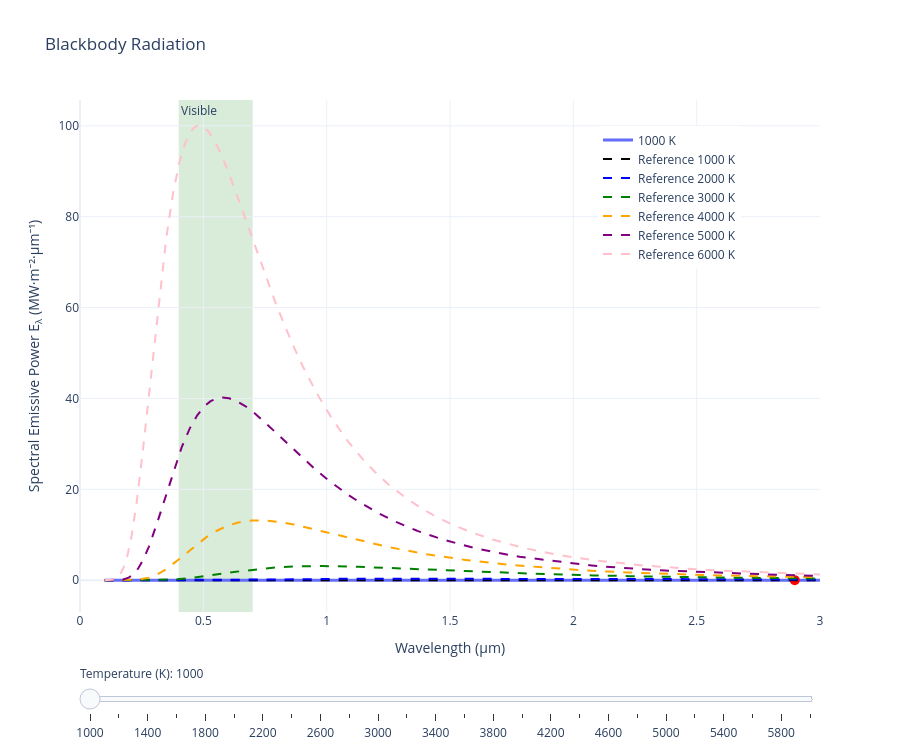

Here is the notebook cell this chart was saved with:
### Code cell
import numpy as np
import plotly.graph_objects as go

#####################################
#Physics class about BlackBodies#
#####################################

class BlackBody:

    h = 6.62607015e-34 #plancks constant
    c = 2.99792458e8 #speed of light
    k = 1.380649e-23 #Boltzmann constant
    sigma = 5.670374419e-8

    def __init__(self, temperature):
        self.temperature = temperature

    def planck(self, wavelength):

        T = self.temperature

        exponent = (
            self.h * self.c /
            (wavelength * self.k * T)
        )

        numerator = (
            2 * np.pi * self.h * self.c**2
        )

        denominator = (
            wavelength**5 *
            (np.exp(exponent) - 1)
        )

        return numerator / denominator * 1e-12

    def wien_peak(self):

        b = 2.897771955e-3

        return b / self.temperature

    def stefan_boltzmann(self):

        return self.sigma * self.temperature**4
###########################################################################
#Setting the ranges so all can be precomputed for static html environments#
###########################################################################
temperatures = np.arange(
    1000,
    6001,
    200
)

wavelength_um = np.linspace(
    0.1,
    3,
    3000
)

wavelength_m = wavelength_um * 1e-6

fig = go.Figure()

#####################################
#Setting tracers on graphs#
#####################################
for i, T in enumerate(temperatures):

    bb = BlackBody(T)

    E = bb.planck(wavelength_m)

    peak = bb.wien_peak() * 1e6

    visible = (i == 0)

    fig.add_trace(
        go.Scatter(
            x=wavelength_um,
            y=E,
            mode="lines",
            line=dict(width=3),
            name=f"{T} K",
            visible=visible,
            hovertemplate=
            "λ=%{x:.2f} μm<br>"
            "E=%{y:.3e}<extra></extra>"
        )
    )

    peak_index = np.argmax(E)

    fig.add_trace(
        go.Scatter(
            x=[wavelength_um[peak_index]],
            y=[E[peak_index]],
            mode="markers",
            marker=dict(
                color="red",
                size=10
            ),
            showlegend=False,
            visible=visible,
            hovertemplate=
            "Wien Peak<br>"
            "λ=%{x:.2f} μm<extra></extra>"
        )
    )

#####################################
#Set and plot reference temperatures#
#####################################
reference_temperatures = [
    1000,
    2000,
    3000,
    4000,
    5000,
    6000
]


colors = [
    "black",
    "blue",
    "green",
    "orange",
    "purple",
    "pink"
]

for T_ref, color in zip(reference_temperatures, colors):

    bb_ref = BlackBody(T_ref)

    E_ref = bb_ref.planck(wavelength_m)

    fig.add_trace(
        go.Scatter(
            x=wavelength_um,
            y=E_ref,
            mode="lines",
            line=dict(
                dash="dash",
                width=2,
                color=color
            ),
            name=f"Reference {T_ref} K",
            visible=True,
            hovertemplate=
            "Reference Curve<br>"
            f"T={T_ref} K<br>"
            "λ=%{x:.2f} μm<br>"
            "E=%{y:.3e}<extra></extra>"
        )
    )    

#####################################
#Indicating visual light wavelengths#
#####################################
fig.add_vrect(
   x0=0.4,
   x1=0.7,
   fillcolor="green",
   opacity=0.15,
   layer="below",
   line_width=0,
   annotation_text="Visible",
   annotation_position="top left"
)  

#####################################
#Main curves#
#####################################

steps = []

N = len(temperatures)

for i, T in enumerate(temperatures):

    visible = []

    # Main curves + Wien markers
    for j in range(N):

        visible.append(j == i)  # curve
        visible.append(j == i)  # marker

    # Leave reference curves untouched
    visible += [None] * len(reference_temperatures)

    step = dict(
        method="restyle",
        args=[
            {"visible": visible}
        ],
        label=str(T)
    )
#####################################
#Slider#
#####################################
    steps.append(step)
fig.update_layout(

    title="Blackbody Radiation",

    sliders=[
        dict(
            active=0,
            currentvalue={
                "prefix":
                "Temperature (K): "
            },
            pad={"t": 50},
            steps=steps
        )
    ],
    xaxis=dict(
        range=[0, 3]
    ),
    xaxis_title="Wavelength (μm)",

    yaxis_title=
    "Spectral Emissive Power E<sub>λ</sub> (MW·m⁻²·μm⁻¹)",

    template="plotly_white",

    height=750,
    autosize = True,
    
    legend=dict(
        x=0.70,
        y=0.95
    )
)
#####################################
#Show#
#####################################
fig.show(config={"responsive": True})

### Figure 1 — Plotly figure (JSON) as saved in the notebook; plotly's stock layout.template omitted (floating-point values rounded to 4 significant figures; data arrays with more than 128 entries replaced by an {"elided": "..."} marker saying what was removed)
{"data": [{"hovertemplate": "λ=%{x:.2f} μm<br>E=%{y:.3e}<extra></extra>", "line": {"width": 3}, "mode": "lines", "name": "1000 K", "type": "scatter", "visible": true, "x": {"elided": "3000 float values"}, "y": {"elided": "3000 float values"}}, {"hovertemplate": "Wien Peak<br>λ=%{x:.2f} μm<extra></extra>", "marker": {"color": "red", "size": 10}, "mode": "markers", "showlegend": false, "type": "scatter", "visible": true, "x": [2.897], "y": [0.01287]}, {"hovertemplate": "λ=%{x:.2f} μm<br>E=%{y:.3e}<extra></extra>", "line": {"width": 3}, "mode": "lines", "name": "1200 K", "type": "scatter", "visible": false, "x": {"elided": "3000 float values"}, "y": {"elided": "3000 float values"}}, {"hovertemplate": "Wien Peak<br>λ=%{x:.2f} μm<extra></extra>", "marker": {"color": "red", "size": 10}, "mode": "markers", "showlegend": false, "type": "scatter", "visible": false, "x": [2.415], "y": [0.03202]}, {"hovertemplate": "λ=%{x:.2f} μm<br>E=%{y:.3e}<extra></extra>", "line": {"width": 3}, "mode": "lines", "name": "1400 K", "type": "scatter", "visible": false, "x": {"elided": "3000 float values"}, "y": {"elided": "3000 float values"}}, {"hovertemplate": "Wien Peak<br>λ=%{x:.2f} μm<extra></extra>", "marker": {"color": "red", "size": 10}, "mode": "markers", "showlegend": false, "type": "scatter", "visible": false, "x": [2.07], "y": [0.0692]}, {"hovertemplate": "λ=%{x:.2f} μm<br>E=%{y:.3e}<extra></extra>", "line": {"width": 3}, "mode": "lines", "name": "1600 K", "type": "scatter", "visible": false, "x": {"elided": "3000 float values"}, "y": {"elided": "3000 float values"}}, {"hovertemplate": "Wien Peak<br>λ=%{x:.2f} μm<extra></extra>", "marker": {"color": "red", "size": 10}, "mode": "markers", "showlegend": false, "type": "scatter", "visible": false, "x": [1.812], "y": [0.1349]}, {"hovertemplate": "λ=%{x:.2f} μm<br>E=%{y:.3e}<extra></extra>", "line": {"width": 3}, "mode": "lines", "name": "1800 K", "type": "scatter", "visible": false, "x": {"elided": "3000 float values"}, "y": {"elided": "3000 float values"}}, {"hovertemplate": "Wien Peak<br>λ=%{x:.2f} μm<extra></extra>", "marker": {"color": "red", "size": 10}, "mode": "markers", "showlegend": false, "type": "scatter", "visible": false, "x": [1.609], "y": [0.2431]}, {"hovertemplate": "λ=%{x:.2f} μm<br>E=%{y:.3e}<extra></extra>", "line": {"width": 3}, "mode": "lines", "name": "2000 K", "type": "scatter", "visible": false, "x": {"elided": "3000 float values"}, "y": {"elided": "3000 float values"}}, {"hovertemplate": "Wien Peak<br>λ=%{x:.2f} μm<extra></extra>", "marker": {"color": "red", "size": 10}, "mode": "markers", "showlegend": false, "type": "scatter", "visible": false, "x": [1.449], "y": [0.4117]}, {"hovertemplate": "λ=%{x:.2f} μm<br>E=%{y:.3e}<extra></extra>", "line": {"width": 3}, "mode": "lines", "name": "2200 K", "type": "scatter", "visible": false, "x": {"elided": "3000 float values"}, "y": {"elided": "3000 float values"}}, {"hovertemplate": "Wien Peak<br>λ=%{x:.2f} μm<extra></extra>", "marker": {"color": "red", "size": 10}, "mode": "markers", "showlegend": false, "type": "scatter", "visible": false, "x": [1.317], "y": [0.6631]}, {"hovertemplate": "λ=%{x:.2f} μm<br>E=%{y:.3e}<extra></extra>", "line": {"width": 3}, "mode": "lines", "name": "2400 K", "type": "scatter", "visible": false, "x": {"elided": "3000 float values"}, "y": {"elided": "3000 float values"}}, {"hovertemplate": "Wien Peak<br>λ=%{x:.2f} μm<extra></extra>", "marker": {"color": "red", "size": 10}, "mode": "markers", "showlegend": false, "type": "scatter", "visible": false, "x": [1.207], "y": [1.025]}, {"hovertemplate": "λ=%{x:.2f} μm<br>E=%{y:.3e}<extra></extra>", "line": {"width": 3}, "mode": "lines", "name": "2600 K", "type": "scatter", "visible": false, "x": {"elided": "3000 float values"}, "y": {"elided": "3000 float values"}}, {"hovertemplate": "Wien Peak<br>λ=%{x:.2f} μm<extra></extra>", "marker": {"color": "red", "size": 10}, "mode": "markers", "showlegend": false, "type": "scatter", "visible": false, "x": [1.114], "y": [1.529]}, {"hovertemplate": "λ=%{x:.2f} μm<br>E=%{y:.3e}<extra></extra>", "line": {"width": 3}, "mode": "lines", "name": "2800 K", "type": "scatter", "visible": false, "x": {"elided": "3000 float values"}, "y": {"elided": "3000 float values"}}, {"hovertemplate": "Wien Peak<br>λ=%{x:.2f} μm<extra></extra>", "marker": {"color": "red", "size": 10}, "mode": "markers", "showlegend": false, "type": "scatter", "visible": false, "x": [1.035], "y": [2.214]}, {"hovertemplate": "λ=%{x:.2f} μm<br>E=%{y:.3e}<extra></extra>", "line": {"width": 3}, "mode": "lines", "name": "3000 K", "type": "scatter", "visible": false, "x": {"elided": "3000 float values"}, "y": {"elided": "3000 float values"}}, {"hovertemplate": "Wien Peak<br>λ=%{x:.2f} μm<extra></extra>", "marker": {"color": "red", "size": 10}, "mode": "markers", "showlegend": false, "type": "scatter", "visible": false, "x": [0.9655], "y": [3.127]}, {"hovertemplate": "λ=%{x:.2f} μm<br>E=%{y:.3e}<extra></extra>", "line": {"width": 3}, "mode": "lines", "name": "3200 K", "type": "scatter", "visible": false, "x": {"elided": "3000 float values"}, "y": {"elided": "3000 float values"}}, {"hovertemplate": "Wien Peak<br>λ=%{x:.2f} μm<extra></extra>", "marker": {"color": "red", "size": 10}, "mode": "markers", "showlegend": false, "type": "scatter", "visible": false, "x": [0.9055], "y": [4.317]}, {"hovertemplate": "λ=%{x:.2f} μm<br>E=%{y:.3e}<extra></extra>", "line": {"width": 3}, "mode": "lines", "name": "3400 K", "type": "scatter", "visible": false, "x": {"elided": "3000 float values"}, "y": {"elided": "3000 float values"}}, {"hovertemplate": "Wien Peak<br>λ=%{x:.2f} μm<extra></extra>", "marker": {"color": "red", "size": 10}, "mode": "markers", "showlegend": false, "type": "scatter", "visible": false, "x": [0.8523], "y": [5.846]}, {"hovertemplate": "λ=%{x:.2f} μm<br>E=%{y:.3e}<extra></extra>", "line": {"width": 3}, "mode": "lines", "name": "3600 K", "type": "scatter", "visible": false, "x": {"elided": "3000 float values"}, "y": {"elided": "3000 float values"}}, {"hovertemplate": "Wien Peak<br>λ=%{x:.2f} μm<extra></extra>", "marker": {"color": "red", "size": 10}, "mode": "markers", "showlegend": false, "type": "scatter", "visible": false, "x": [0.8049], "y": [7.78]}, {"hovertemplate": "λ=%{x:.2f} μm<br>E=%{y:.3e}<extra></extra>", "line": {"width": 3}, "mode": "lines", "name": "3800 K", "type": "scatter", "visible": false, "x": {"elided": "3000 float values"}, "y": {"elided": "3000 float values"}}, {"hovertemplate": "Wien Peak<br>λ=%{x:.2f} μm<extra></extra>", "marker": {"color": "red", "size": 10}, "mode": "markers", "showlegend": false, "type": "scatter", "visible": false, "x": [0.7624], "y": [10.2]}, {"hovertemplate": "λ=%{x:.2f} μm<br>E=%{y:.3e}<extra></extra>", "line": {"width": 3}, "mode": "lines", "name": "4000 K", "type": "scatter", "visible": false, "x": {"elided": "3000 float values"}, "y": {"elided": "3000 float values"}}, {"hovertemplate": "Wien Peak<br>λ=%{x:.2f} μm<extra></extra>", "marker": {"color": "red", "size": 10}, "mode": "markers", "showlegend": false, "type": "scatter", "visible": false, "x": [0.7247], "y": [13.18]}, {"hovertemplate": "λ=%{x:.2f} μm<br>E=%{y:.3e}<extra></extra>", "line": {"width": 3}, "mode": "lines", "name": "4200 K", "type": "scatter", "visible": false, "x": {"elided": "3000 float values"}, "y": {"elided": "3000 float values"}}, {"hovertemplate": "Wien Peak<br>λ=%{x:.2f} μm<extra></extra>", "marker": {"color": "red", "size": 10}, "mode": "markers", "showlegend": false, "type": "scatter", "visible": false, "x": [0.6899], "y": [16.82]}, {"hovertemplate": "λ=%{x:.2f} μm<br>E=%{y:.3e}<extra></extra>", "line": {"width": 3}, "mode": "lines", "name": "4400 K", "type": "scatter", "visible": false, "x": {"elided": "3000 float values"}, "y": {"elided": "3000 float values"}}, {"hovertemplate": "Wien Peak<br>λ=%{x:.2f} μm<extra></extra>", "marker": {"color": "red", "size": 10}, "mode": "markers", "showlegend": false, "type": "scatter", "visible": false, "x": [0.6589], "y": [21.22]}, {"hovertemplate": "λ=%{x:.2f} μm<br>E=%{y:.3e}<extra></extra>", "line": {"width": 3}, "mode": "lines", "name": "4600 K", "type": "scatter", "visible": false, "x": {"elided": "3000 float values"}, "y": {"elided": "3000 float values"}}, {"hovertemplate": "Wien Peak<br>λ=%{x:.2f} μm<extra></extra>", "marker": {"color": "red", "size": 10}, "mode": "markers", "showlegend": false, "type": "scatter", "visible": false, "x": [0.6299], "y": [26.5]}, {"hovertemplate": "λ=%{x:.2f} μm<br>E=%{y:.3e}<extra></extra>", "line": {"width": 3}, "mode": "lines", "name": "4800 K", "type": "scatter", "visible": false, "x": {"elided": "3000 float values"}, "y": {"elided": "3000 float values"}}, {"hovertemplate": "Wien Peak<br>λ=%{x:.2f} μm<extra></extra>", "marker": {"color": "red", "size": 10}, "mode": "markers", "showlegend": false, "type": "scatter", "visible": false, "x": [0.6038], "y": [32.79]}, {"hovertemplate": "λ=%{x:.2f} μm<br>E=%{y:.3e}<extra></extra>", "line": {"width": 3}, "mode": "lines", "name": "5000 K", "type": "scatter", "visible": false, "x": {"elided": "3000 float values"}, "y": {"elided": "3000 float values"}}, {"hovertemplate": "Wien Peak<br>λ=%{x:.2f} μm<extra></extra>", "marker": {"color": "red", "size": 10}, "mode": "markers", "showlegend": false, "type": "scatter", "visible": false, "x": [0.5796], "y": [40.21]}, {"hovertemplate": "λ=%{x:.2f} μm<br>E=%{y:.3e}<extra></extra>", "line": {"width": 3}, "mode": "lines", "name": "5200 K", "type": "scatter", "visible": false, "x": {"elided": "3000 float values"}, "y": {"elided": "3000 float values"}}, {"hovertemplate": "Wien Peak<br>λ=%{x:.2f} μm<extra></extra>", "marker": {"color": "red", "size": 10}, "mode": "markers", "showlegend": false, "type": "scatter", "visible": false, "x": [0.5574], "y": [48.92]}, {"hovertemplate": "λ=%{x:.2f} μm<br>E=%{y:.3e}<extra></extra>", "line": {"width": 3}, "mode": "lines", "name": "5400 K", "type": "scatter", "visible": false, "x": {"elided": "3000 float values"}, "y": {"elided": "3000 float values"}}, {"hovertemplate": "Wien Peak<br>λ=%{x:.2f} μm<extra></extra>", "marker": {"color": "red", "size": 10}, "mode": "markers", "showlegend": false, "type": "scatter", "visible": false, "x": [0.5371], "y": [59.08]}, {"hovertemplate": "λ=%{x:.2f} μm<br>E=%{y:.3e}<extra></extra>", "line": {"width": 3}, "mode": "lines", "name": "5600 K", "type": "scatter", "visible": false, "x": {"elided": "3000 float values"}, "y": {"elided": "3000 float values"}}, {"hovertemplate": "Wien Peak<br>λ=%{x:.2f} μm<extra></extra>", "marker": {"color": "red", "size": 10}, "mode": "markers", "showlegend": false, "type": "scatter", "visible": false, "x": [0.5177], "y": [70.86]}, {"hovertemplate": "λ=%{x:.2f} μm<br>E=%{y:.3e}<extra></extra>", "line": {"width": 3}, "mode": "lines", "name": "5800 K", "type": "scatter", "visible": false, "x": {"elided": "3000 float values"}, "y": {"elided": "3000 float values"}}, {"hovertemplate": "Wien Peak<br>λ=%{x:.2f} μm<extra></extra>", "marker": {"color": "red", "size": 10}, "mode": "markers", "showlegend": false, "type": "scatter", "visible": false, "x": [0.4994], "y": [84.45]}, {"hovertemplate": "λ=%{x:.2f} μm<br>E=%{y:.3e}<extra></extra>", "line": {"width": 3}, "mode": "lines", "name": "6000 K", "type": "scatter", "visible": false, "x": {"elided": "3000 float values"}, "y": {"elided": "3000 float values"}}, {"hovertemplate": "Wien Peak<br>λ=%{x:.2f} μm<extra></extra>", "marker": {"color": "red", "size": 10}, "mode": "markers", "showlegend": false, "type": "scatter", "visible": false, "x": [0.4829], "y": [100.1]}, {"hovertemplate": "Reference Curve<br>T=1000 K<br>λ=%{x:.2f} μm<br>E=%{y:.3e}<extra></extra>", "line": {"color": "black", "dash": "dash", "width": 2}, "mode": "lines", "name": "Reference 1000 K", "type": "scatter", "visible": true, "x": {"elided": "3000 float values"}, "y": {"elided": "3000 float values"}}, {"hovertemplate": "Reference Curve<br>T=2000 K<br>λ=%{x:.2f} μm<br>E=%{y:.3e}<extra></extra>", "line": {"color": "blue", "dash": "dash", "width": 2}, "mode": "lines", "name": "Reference 2000 K", "type": "scatter", "visible": true, "x": {"elided": "3000 float values"}, "y": {"elided": "3000 float values"}}, {"hovertemplate": "Reference Curve<br>T=3000 K<br>λ=%{x:.2f} μm<br>E=%{y:.3e}<extra></extra>", "line": {"color": "green", "dash": "dash", "width": 2}, "mode": "lines", "name": "Reference 3000 K", "type": "scatter", "visible": true, "x": {"elided": "3000 float values"}, "y": {"elided": "3000 float values"}}, {"hovertemplate": "Reference Curve<br>T=4000 K<br>λ=%{x:.2f} μm<br>E=%{y:.3e}<extra></extra>", "line": {"color": "orange", "dash": "dash", "width": 2}, "mode": "lines", "name": "Reference 4000 K", "type": "scatter", "visible": true, "x": {"elided": "3000 float values"}, "y": {"elided": "3000 float values"}}, {"hovertemplate": "Reference Curve<br>T=5000 K<br>λ=%{x:.2f} μm<br>E=%{y:.3e}<extra></extra>", "line": {"color": "purple", "dash": "dash", "width": 2}, "mode": "lines", "name": "Reference 5000 K", "type": "scatter", "visible": true, "x": {"elided": "3000 float values"}, "y": {"elided": "3000 float values"}}, {"hovertemplate": "Reference Curve<br>T=6000 K<br>λ=%{x:.2f} μm<br>E=%{y:.3e}<extra></extra>", "line": {"color": "pink", "dash": "dash", "width": 2}, "mode": "lines", "name": "Reference 6000 K", "type": "scatter", "visible": true, "x": {"elided": "3000 float values"}, "y": {"elided": "3000 float values"}}], "layout": {"annotations": [{"showarrow": false, "text": "Visible", "x": 0.4, "xanchor": "left", "xref": "x", "y": 1, "yanchor": "top", "yref": "y domain"}], "autosize": true, "height": 750, "legend": {"x": 0.7, "y": 0.95}, "shapes": [{"fillcolor": "green", "layer": "below", "line": {"width": 0}, "opacity": 0.15, "type": "rect", "x0": 0.4, "x1": 0.7, "xref": "x", "y0": 0, "y1": 1, "yref": "y domain"}], "sliders": [{"active": 0, "currentvalue": {"prefix": "Temperature (K): "}, "pad": {"t": 50}, "steps": [{"args": [{"visible": [true, true, false, false, false, false, false, false, false, false, false, false, false, false, false, false, false, false, false, false, false, false, false, false, false, false, false, false, false, false, false, false, false, false, false, false, false, false, false, false, false, false, false, false, false, false, false, false, false, false, false, false, null, null, null, null, null, null]}], "label": "1000", "method": "restyle"}, {"args": [{"visible": [false, false, true, true, false, false, false, false, false, false, false, false, false, false, false, false, false, false, false, false, false, false, false, false, false, false, false, false, false, false, false, false, false, false, false, false, false, false, false, false, false, false, false, false, false, false, false, false, false, false, false, false, null, null, null, null, null, null]}], "label": "1200", "method": "restyle"}, {"args": [{"visible": [false, false, false, false, true, true, false, false, false, false, false, false, false, false, false, false, false, false, false, false, false, false, false, false, false, false, false, false, false, false, false, false, false, false, false, false, false, false, false, false, false, false, false, false, false, false, false, false, false, false, false, false, null, null, null, null, null, null]}], "label": "1400", "method": "restyle"}, {"args": [{"visible": [false, false, false, false, false, false, true, true, false, false, false, false, false, false, false, false, false, false, false, false, false, false, false, false, false, false, false, false, false, false, false, false, false, false, false, false, false, false, false, false, false, false, false, false, false, false, false, false, false, false, false, false, null, null, null, null, null, null]}], "label": "1600", "method": "restyle"}, {"args": [{"visible": [false, false, false, false, false, false, false, false, true, true, false, false, false, false, false, false, false, false, false, false, false, false, false, false, false, false, false, false, false, false, false, false, false, false, false, false, false, false, false, false, false, false, false, false, false, false, false, false, false, false, false, false, null, null, null, null, null, null]}], "label": "1800", "method": "restyle"}, {"args": [{"visible": [false, false, false, false, false, false, false, false, false, false, true, true, false, false, false, false, false, false, false, false, false, false, false, false, false, false, false, false, false, false, false, false, false, false, false, false, false, false, false, false, false, false, false, false, false, false, false, false, false, false, false, false, null, null, null, null, null, null]}], "label": "2000", "method": "restyle"}, {"args": [{"visible": [false, false, false, false, false, false, false, false, false, false, false, false, true, true, false, false, false, false, false, false, false, false, false, false, false, false, false, false, false, false, false, false, false, false, false, false, false, false, false, false, false, false, false, false, false, false, false, false, false, false, false, false, null, null, null, null, null, null]}], "label": "2200", "method": "restyle"}, {"args": [{"visible": [false, false, false, false, false, false, false, false, false, false, false, false, false, false, true, true, false, false, false, false, false, false, false, false, false, false, false, false, false, false, false, false, false, false, false, false, false, false, false, false, false, false, false, false, false, false, false, false, false, false, false, false, null, null, null, null, null, null]}], "label": "2400", "method": "restyle"}, {"args": [{"visible": [false, false, false, false, false, false, false, false, false, false, false, false, false, false, false, false, true, true, false, false, false, false, false, false, false, false, false, false, false, false, false, false, false, false, false, false, false, false, false, false, false, false, false, false, false, false, false, false, false, false, false, false, null, null, null, null, null, null]}], "label": "2600", "method": "restyle"}, {"args": [{"visible": [false, false, false, false, false, false, false, false, false, false, false, false, false, false, false, false, false, false, true, true, false, false, false, false, false, false, false, false, false, false, false, false, false, false, false, false, false, false, false, false, false, false, false, false, false, false, false, false, false, false, false, false, null, null, null, null, null, null]}], "label": "2800", "method": "restyle"}, {"args": [{"visible": [false, false, false, false, false, false, false, false, false, false, false, false, false, false, false, false, false, false, false, false, true, true, false, false, false, false, false, false, false, false, false, false, false, false, false, false, false, false, false, false, false, false, false, false, false, false, false, false, false, false, false, false, null, null, null, null, null, null]}], "label": "3000", "method": "restyle"}, {"args": [{"visible": [false, false, false, false, false, false, false, false, false, false, false, false, false, false, false, false, false, false, false, false, false, false, true, true, false, false, false, false, false, false, false, false, false, false, false, false, false, false, false, false, false, false, false, false, false, false, false, false, false, false, false, false, null, null, null, null, null, null]}], "label": "3200", "method": "restyle"}, {"args": [{"visible": [false, false, false, false, false, false, false, false, false, false, false, false, false, false, false, false, false, false, false, false, false, false, false, false, true, true, false, false, false, false, false, false, false, false, false, false, false, false, false, false, false, false, false, false, false, false, false, false, false, false, false, false, null, null, null, null, null, null]}], "label": "3400", "method": "restyle"}, {"args": [{"visible": [false, false, false, false, false, false, false, false, false, false, false, false, false, false, false, false, false, false, false, false, false, false, false, false, false, false, true, true, false, false, false, false, false, false, false, false, false, false, false, false, false, false, false, false, false, false, false, false, false, false, false, false, null, null, null, null, null, null]}], "label": "3600", "method": "restyle"}, {"args": [{"visible": [false, false, false, false, false, false, false, false, false, false, false, false, false, false, false, false, false, false, false, false, false, false, false, false, false, false, false, false, true, true, false, false, false, false, false, false, false, false, false, false, false, false, false, false, false, false, false, false, false, false, false, false, null, null, null, null, null, null]}], "label": "3800", "method": "restyle"}, {"args": [{"visible": [false, false, false, false, false, false, false, false, false, false, false, false, false, false, false, false, false, false, false, false, false, false, false, false, false, false, false, false, false, false, true, true, false, false, false, false, false, false, false, false, false, false, false, false, false, false, false, false, false, false, false, false, null, null, null, null, null, null]}], "label": "4000", "method": "restyle"}, {"args": [{"visible": [false, false, false, false, false, false, false, false, false, false, false, false, false, false, false, false, false, false, false, false, false, false, false, false, false, false, false, false, false, false, false, false, true, true, false, false, false, false, false, false, false, false, false, false, false, false, false, false, false, false, false, false, null, null, null, null, null, null]}], "label": "4200", "method": "restyle"}, {"args": [{"visible": [false, false, false, false, false, false, false, false, false, false, false, false, false, false, false, false, false, false, false, false, false, false, false, false, false, false, false, false, false, false, false, false, false, false, true, true, false, false, false, false, false, false, false, false, false, false, false, false, false, false, false, false, null, null, null, null, null, null]}], "label": "4400", "method": "restyle"}, {"args": [{"visible": [false, false, false, false, false, false, false, false, false, false, false, false, false, false, false, false, false, false, false, false, false, false, false, false, false, false, false, false, false, false, false, false, false, false, false, false, true, true, false, false, false, false, false, false, false, false, false, false, false, false, false, false, null, null, null, null, null, null]}], "label": "4600", "method": "restyle"}, {"args": [{"visible": [false, false, false, false, false, false, false, false, false, false, false, false, false, false, false, false, false, false, false, false, false, false, false, false, false, false, false, false, false, false, false, false, false, false, false, false, false, false, true, true, false, false, false, false, false, false, false, false, false, false, false, false, null, null, null, null, null, null]}], "label": "4800", "method": "restyle"}, {"args": [{"visible": [false, false, false, false, false, false, false, false, false, false, false, false, false, false, false, false, false, false, false, false, false, false, false, false, false, false, false, false, false, false, false, false, false, false, false, false, false, false, false, false, true, true, false, false, false, false, false, false, false, false, false, false, null, null, null, null, null, null]}], "label": "5000", "method": "restyle"}, {"args": [{"visible": [false, false, false, false, false, false, false, false, false, false, false, false, false, false, false, false, false, false, false, false, false, false, false, false, false, false, false, false, false, false, false, false, false, false, false, false, false, false, false, false, false, false, true, true, false, false, false, false, false, false, false, false, null, null, null, null, null, null]}], "label": "5200", "method": "restyle"}, {"args": [{"visible": [false, false, false, false, false, false, false, false, false, false, false, false, false, false, false, false, false, false, false, false, false, false, false, false, false, false, false, false, false, false, false, false, false, false, false, false, false, false, false, false, false, false, false, false, true, true, false, false, false, false, false, false, null, null, null, null, null, null]}], "label": "5400", "method": "restyle"}, {"args": [{"visible": [false, false, false, false, false, false, false, false, false, false, false, false, false, false, false, false, false, false, false, false, false, false, false, false, false, false, false, false, false, false, false, false, false, false, false, false, false, false, false, false, false, false, false, false, false, false, true, true, false, false, false, false, null, null, null, null, null, null]}], "label": "5600", "method": "restyle"}, {"args": [{"visible": [false, false, false, false, false, false, false, false, false, false, false, false, false, false, false, false, false, false, false, false, false, false, false, false, false, false, false, false, false, false, false, false, false, false, false, false, false, false, false, false, false, false, false, false, false, false, false, false, true, true, false, false, null, null, null, null, null, null]}], "label": "5800", "method": "restyle"}, {"args": [{"visible": [false, false, false, false, false, false, false, false, false, false, false, false, false, false, false, false, false, false, false, false, false, false, false, false, false, false, false, false, false, false, false, false, false, false, false, false, false, false, false, false, false, false, false, false, false, false, false, false, false, false, true, true, null, null, null, null, null, null]}], "label": "6000", "method": "restyle"}]}], "title": {"text": "Blackbody Radiation"}, "xaxis": {"range": [0, 3], "title": {"text": "Wavelength (μm)"}}, "yaxis": {"title": {"text": "Spectral Emissive Power E<sub>λ</sub> (MW·m⁻²·μm⁻¹)"}}}}
